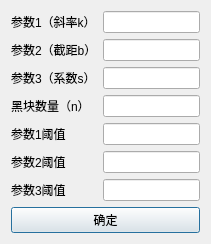
<?xml version="1.0" encoding="UTF-8"?>
<ui version="4.0">
 <class>ParametersSetting</class>
 <widget class="QDialog" name="ParametersSetting">
  <property name="geometry">
   <rect>
    <x>0</x>
    <y>0</y>
    <width>211</width>
    <height>223</height>
   </rect>
  </property>
  <property name="windowTitle">
   <string>参数设置</string>
  </property>
  <layout class="QFormLayout" name="formLayout">
   <item row="0" column="0">
    <widget class="QLabel" name="label">
     <property name="text">
      <string>参数1（斜率k）</string>
     </property>
    </widget>
   </item>
   <item row="0" column="1">
    <widget class="QLineEdit" name="lineEdit"/>
   </item>
   <item row="1" column="0">
    <widget class="QLabel" name="label_2">
     <property name="text">
      <string>参数2（截距b）</string>
     </property>
    </widget>
   </item>
   <item row="1" column="1">
    <widget class="QLineEdit" name="lineEdit_2"/>
   </item>
   <item row="2" column="0">
    <widget class="QLabel" name="label_3">
     <property name="text">
      <string>参数3（系数s）</string>
     </property>
    </widget>
   </item>
   <item row="2" column="1">
    <widget class="QLineEdit" name="lineEdit_3"/>
   </item>
   <item row="3" column="0">
    <widget class="QLabel" name="label_4">
     <property name="text">
      <string>黑块数量（n）</string>
     </property>
    </widget>
   </item>
   <item row="3" column="1">
    <widget class="QLineEdit" name="lineEdit_4"/>
   </item>
   <item row="4" column="0">
    <widget class="QLabel" name="label_5">
     <property name="text">
      <string>参数1阈值</string>
     </property>
    </widget>
   </item>
   <item row="4" column="1">
    <widget class="QLineEdit" name="lineEdit_5"/>
   </item>
   <item row="7" column="0" colspan="2">
    <widget class="QPushButton" name="pushButton">
     <property name="text">
      <string>确定</string>
     </property>
    </widget>
   </item>
   <item row="5" column="0">
    <widget class="QLabel" name="label_6">
     <property name="text">
      <string>参数2阈值</string>
     </property>
    </widget>
   </item>
   <item row="6" column="0">
    <widget class="QLabel" name="label_7">
     <property name="text">
      <string>参数3阈值</string>
     </property>
    </widget>
   </item>
   <item row="5" column="1">
    <widget class="QLineEdit" name="lineEdit_6"/>
   </item>
   <item row="6" column="1">
    <widget class="QLineEdit" name="lineEdit_7"/>
   </item>
  </layout>
 </widget>
 <resources/>
 <connections/>
</ui>
